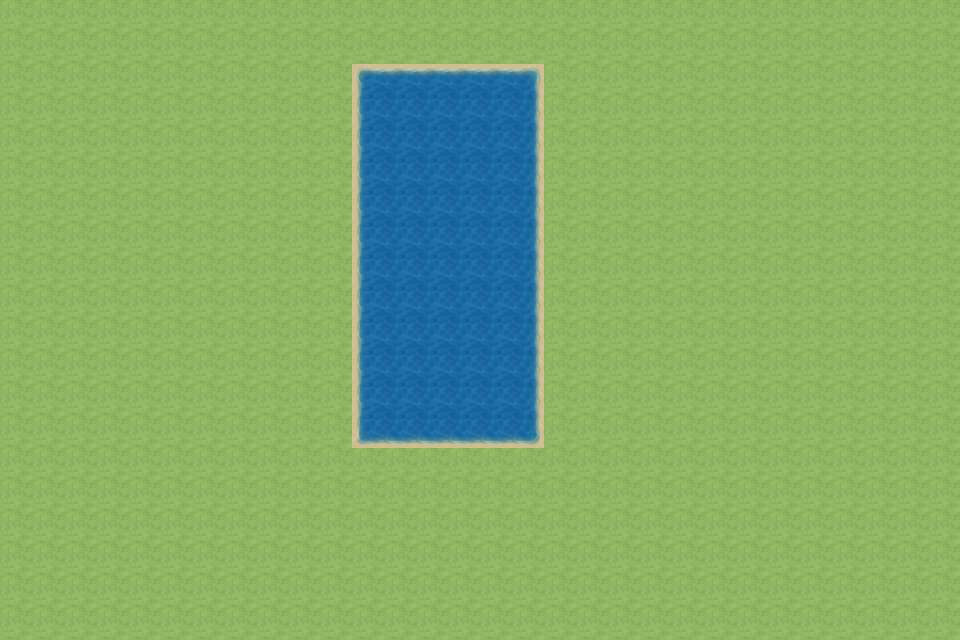

Tiled map render using the project's own tile images. Description and the map definition, with tile-layer contents summarised, below:
An orthogonal 30x20 tile map with 32x32 px tiles, 1 tile layer (ground), 3 tilesets and 3 objects.

<map version="1.0" orientation="orthogonal" width="30" height="20" tilewidth="32" tileheight="32">
 <tileset firstgid="1" name="land" tilewidth="32" tileheight="32">
  <image source="../tilesets/land.png" width="768" height="640" />
  <terraintypes>
   <terrain name="浅色草丛" tile="25" />
   <terrain name="深色草丛" tile="28" />
  </terraintypes>
  <tile id="0" terrain=",,,0" />
  <tile id="1" terrain=",,0,0" />
  <tile id="2" terrain=",,0," />
  <tile id="3" terrain=",,,1" />
  <tile id="4" terrain=",,1,1" />
  <tile id="5" terrain=",,1," />
  <tile id="24" terrain=",0,,0" />
  <tile id="25" terrain="0,0,0,0" />
  <tile id="26" terrain="0,,0," />
  <tile id="27" terrain=",1,,1" />
  <tile id="28" terrain="1,1,1,1" />
  <tile id="29" terrain="1,,1," />
  <tile id="48" terrain=",0,," />
  <tile id="49" terrain="0,0,," />
  <tile id="50" terrain="0,,," />
  <tile id="51" terrain=",1,," />
  <tile id="52" terrain="1,1,," />
  <tile id="53" terrain="1,,," />
  <tile id="72" terrain="0,0,0," />
  <tile id="73" terrain="0,0,,0" />
  <tile id="75" terrain="1,1,1," />
  <tile id="76" terrain="1,1,,1" />
  <tile id="96" terrain="0,,0,0" />
  <tile id="97" terrain=",0,0,0" />
  <tile id="99" terrain="1,,1,1" />
  <tile id="100" terrain=",1,1,1" />
 </tileset>
 <tileset firstgid="481" name="water" tilewidth="32" tileheight="32">
  <image source="../tilesets/water.png" width="768" height="640" />
  <terraintypes>
   <terrain name="浅海" tile="25" />
  </terraintypes>
  <tile id="0" terrain=",,,0" />
  <tile id="1" terrain=",,0,0" />
  <tile id="2" terrain=",,0," />
  <tile id="24" terrain=",0,,0" />
  <tile id="25" terrain="0,0,0,0" />
  <tile id="26" terrain="0,,0," />
  <tile id="48" terrain=",0,," />
  <tile id="49" terrain="0,0,," />
  <tile id="50" terrain="0,,," />
  <tile id="72" terrain="0,0,0," />
  <tile id="73" terrain="0,0,,0" />
  <tile id="96" terrain="0,,0,0" />
  <tile id="97" terrain=",0,0,0" />
 </tileset>
 <tileset firstgid="961" name="fighters" tilewidth="32" tileheight="32">
  <image source="../fighters/fighters.png" width="384" height="256" />
 </tileset>
 <layer name="ground" width="30" height="20">
  <data>[600 cells, 600 non-empty, 10 distinct tile ids]</data>
 </layer>
 <objectgroup name="fighters" width="30" height="20">
  <object gid="961" x="192" y="128" />
  <object gid="1015" x="288" y="256" />
  <object gid="1022" x="160" y="192" />
 </objectgroup>
</map>
